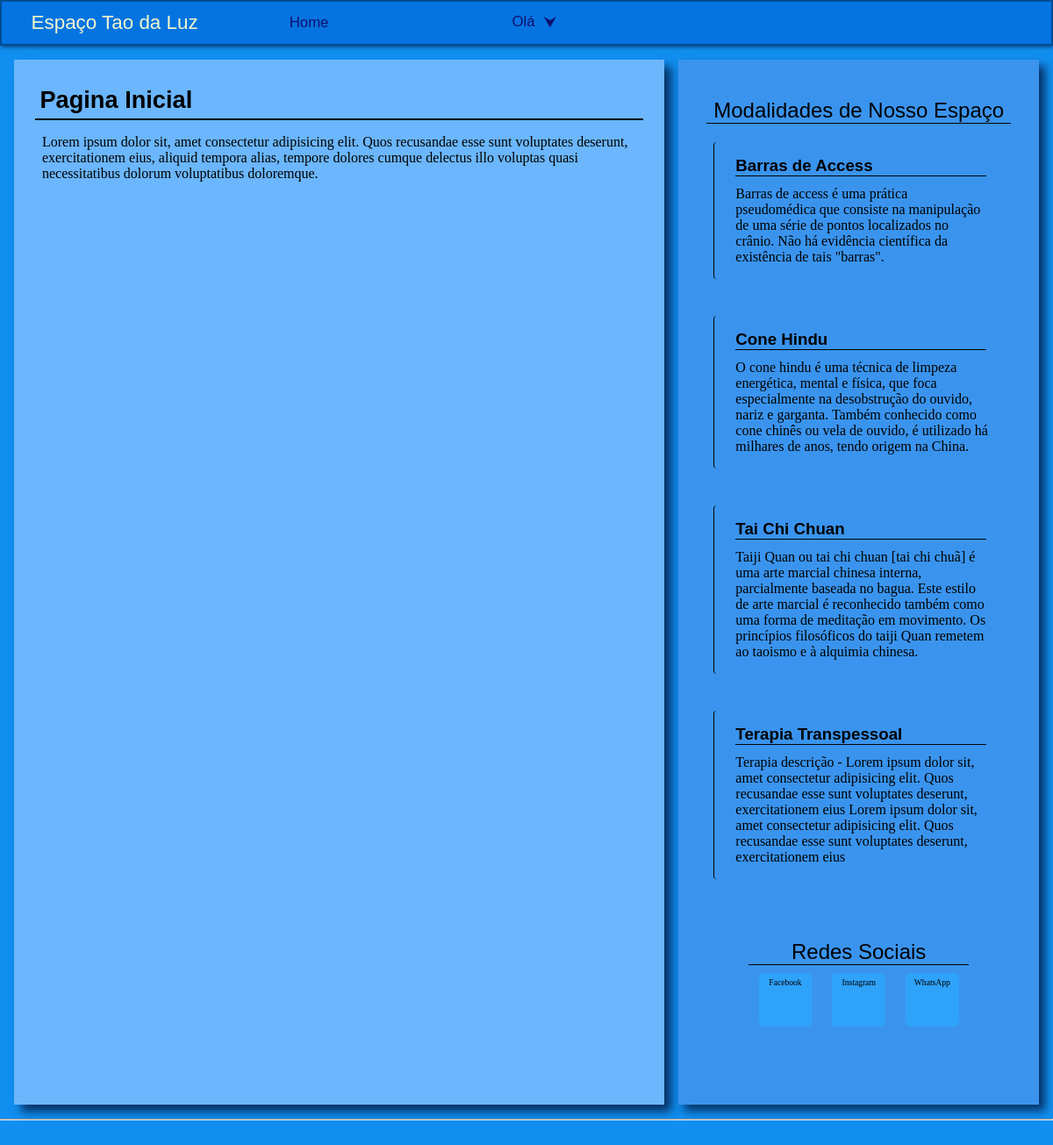
The app's page /site/home/ (signed in) with its own data.
### Espaco_Tao/models.py (models this page shows, shortened)
class Modalidade(models.Model):
    MODALIDADES_TUPLA = [
        ('', ''),
        ('Terapia Transpessoal', 'Terapia Transpessoal'),
        ('Tai Chi Chuan', 'Tai Chi Chuan'),
        ('Cone Hindu', 'Cone Hindu'),
        ('Barras de Access', 'Barras de Access'),]
    modalidade = models.CharField(max_length=30, choices=MODALIDADES_TUPLA, default=None, unique=True)
    valor = models.FloatField(blank=False, default=None, help_text='Campo obrigatório*')
    tempo_duracao = models.DurationField(blank=False, default=None, help_text='Campo obrigatório*')
    descricao = models.TextField(blank=True, default=None, help_text='Aqui comente sobre o que e/ou como é realiado essa modalidade')
    class Meta:
        verbose_name = 'Modalidade'
        verbose_name_plural = 'Modalidades'

### Espaco_Tao/views.py (the view)
# urls.py: path("home/", views.home_pag, name="home"),
def home_pag(request):
    modalidades = Modalidade.objects.all().order_by('modalidade')
    return render(request, 'Espaco_Tao/home.html', {'modalidade': modalidades})

### Espaco_Tao/templates/Espaco_Tao/home.html (shortened to what this page needs)
{% extends 'base.html' %}
{% load static %}
{% block link %}
    <link rel="stylesheet" href="{% static 'css/home.css' %}">
{% endblock link %}
{% block content %}
    <h2>Pagina Inicial</h2>
    <section>
        <p>Lorem ipsum dolor sit, amet consectetur adipisicing elit. Quos recusandae esse sunt voluptates deserunt, exercitationem eius, aliquid tempora alias, tempore dolores cumque delectus illo voluptas quasi necessitatibus dolorum voluptatibus doloremque.</p>
    </section>
    {% endblock content %}
{% block aside %}
    <aside>
        <h1>Modalidades de Nosso Espaço</h1>
        {% for i in modalidade %}
            <div class="modalidades">
                <div class="text">
                    <h3> {{ i.modalidade }} </h3>
                    <p> {{ i.descricao }} </p>
                </div>
            </div>
        {% endfor %}
        <div id="rede_sociais">
            <h2>
                Redes Sociais
            </h2>
            <div id="nav_rede">
                <div>Facebook</div>
                <div>Instagram</div>
                <div>WhatsApp</div>
            </div>
        </div>
    </aside>
{% endblock aside %}

### Espaco_Tao/static/css/style.css (style rules this page uses)
* { margin: 0; padding: 0; }
h1, h2, h3, h4, h5 , h6 { font-family: 'Muli', sans-serif; font-weight:normal; }
body { width: auto; }
#conteudo > h2 { padding: .2em; border-bottom: 2px solid black; font-weight: bolder; font-size: 1.7em; }
#conteudo section { margin: 1em 1em 1em .5em; }

### Espaco_Tao/static/css/home.css (style rules this page uses)
aside { margin-left: 1em; width: 30%; padding: 2em; background-color: #3a94ee; box-shadow: 7px 7px 10px #063063; }
aside > h1 { width: auto; text-align: center; padding-top: .5em; border-bottom: 1px ridge black; }
.modalidades { display: inline-flex; margin: 1.3em .5em 1.3em .5em; border-left: 1px solid black; border-top-left-radius: 4px; border-bottom-left-radius: 4px; }
.modalidades .text :first-child { text-align: left; margin: .2em; margin: 0 .2em .6em 0; border-bottom: 1px solid black; font-weight: bold; }
.modalidades .text { text-align: left; width: fit-content; padding: 1em; margin-left: .5em; }
#rede_sociais { margin: 2em; padding: 1em; text-align: center; }
#rede_sociais h2 { border-bottom: 1px solid black; }
#nav_rede div { display: inline-block; font-size: .6em; font-weight: lighter; margin: 1em; padding: .5em; text-align: center; vertical-align: middle; width: 5.3em; height: 5.3em; border-radius: 5px; background-color: rgb(47, 162, 250); }

### records on screen
Modalidade: modalidade "Barras de Access", descricao "Barras de access é uma prática pseudomédica que consiste na manipulação de uma série de pontos localizados no crânio. Não há evidência científica da existência de tais \"barras\"."
Modalidade: modalidade "Cone Hindu", descricao "O cone hindu é uma técnica de limpeza energética, mental e física, que foca especialmente na desobstrução do ouvido, nariz e garganta. Também conhecido como cone chinês ou vela de ouvido, é utilizado há milhares de anos, tendo origem na China."
Modalidade: modalidade "Tai Chi Chuan", descricao "Taiji Quan ou tai chi chuan [tai chi chuã] é uma arte marcial chinesa interna, parcialmente baseada no bagua. Este estilo de arte marcial é reconhecido também como uma forma de meditação em movimento. Os princípios filosóficos do taiji Quan remetem ao taoismo e à alquimia chinesa."
Modalidade: modalidade "Terapia Transpessoal", descricao "Terapia descrição - Lorem ipsum dolor sit, amet consectetur adipisicing elit. Quos recusandae esse sunt voluptates deserunt, exercitationem eius Lorem ipsum dolor sit, amet consectetur adipisicing elit. Quos recusandae esse sunt voluptates deserunt, exercitationem eius"
